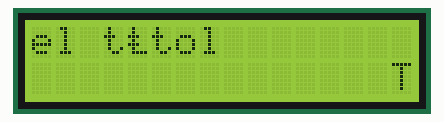
This program was run on a simulated Raspberry Pi (BCM pin numbers). On the bench: 16×2 character LCD. What the program prints to the terminal is not drawn. At 25.5 s the program stops and its outputs stay as they are.

Above: at 0.2 s.
At 2.08 s:
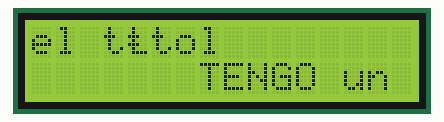
At 3.83 s:
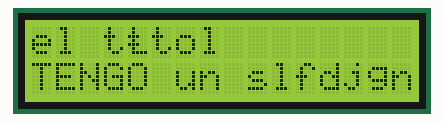
At 7.95 s:
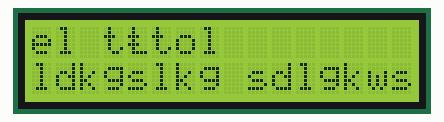
At 11.95 s:
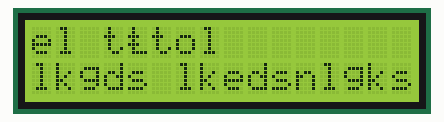
At 20.3 s:
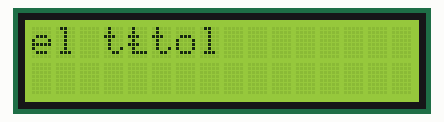

The program:

prova_LCD.py
```python
from llibreria_dispositius.lcd_library import LCD
from llibreria_dispositius.gpio_manager import gpio_setmode, gpio_cleanup
from time import sleep

gpio_setmode("BCM")

pins = {"rs":23, "e":24, "d4":26, "d5":19, "d6":13, "d7":6}

# Crear un objeto LCD con los pines GPIO de la Raspberry Pi
lcd = LCD(rs=pins["rs"], e=pins["e"], d4=pins["d4"], d5=pins["d5"], d6=pins["d6"], d7=pins["d7"])

# Escribir en el LCD
FRASE = ("TENGO un slfdjgnsldkgslkg sdlgkws lkgds lkedsnlgks nlskd nldskn glkdsg ")

try:
    lcd.display(content=FRASE, title="el títol")
    # Pausa para visualizar el mensaje
    sleep(5)

    # Limpiar la pantalla
    lcd.lcd_clear()

except KeyboardInterrupt:
    print("\nInterrumpido por el usuario.")
finally:
    print("limpiando")
    lcd.lcd_clear()
    gpio_cleanup(list(pins.values()))
```

lcd_library.py
```python
from llibreria_dispositius.gpio_manager import GPIO
from time import sleep

lcd_commands = {
    "Clear Display": 0x01,  # Borra la pantalla y mueve el cursor a la posición inicial
    "Return Home": 0x02,  # Mueve el cursor a la posición inicial sin borrar la pantalla
    "Initialize Step 2 (Function Set 4 bits)": 0x02,  # Configuración para modo 4 bits
    "Initialize Step 1 (Function Set)": 0x03,  # Paso inicial de la secuencia de inicialización
    "Entry Mode Set (Decrement, No Shift)": 0x04,  # Decrementa el cursor, sin desplazar pantalla
    "Entry Mode Set (Decrement, Shift)": 0x05,  # Decrementa el cursor, desplaza pantalla
    "Entry Mode Set (Increment, No Shift)": 0x06,  # Incrementa el cursor, sin desplazar pantalla
    "Entry Mode Set (Increment, Shift)": 0x07,  # Incrementa el cursor, desplaza pantalla
    "Display OFF": 0x08,  # Apaga la pantalla, el cursor y el parpadeo
    "Display ON, Cursor OFF, Blink OFF": 0x0C,  # Enciende pantalla, oculta cursor y parpadeo
    "Display ON, Cursor ON, Blink OFF": 0x0E,  # Enciende pantalla, muestra cursor, sin parpadeo
    "Display ON, Cursor ON, Blink ON": 0x0F,  # Enciende pantalla, muestra cursor y parpadeo
    "Cursor Move Left": 0x10,  # Mueve el cursor a la izquierda
    "Cursor Move Right": 0x14,  # Mueve el cursor a la derecha
    "Display Shift Left": 0x18,  # Desplaza todo el contenido de la pantalla a la izquierda
    "Display Shift Right": 0x1C,  # Desplaza todo el contenido de la pantalla a la derecha
    "Function Set (4 bits, 1 line, 5x8)": 0x20,  # Configura: 4 bits, 1 línea, matriz 5x8
    "Function Set (4 bits, 2 lines, 5x8)": 0x28,  # Configura: 4 bits, 2 líneas, matriz 5x8
    "Function Set (8 bits, 1 line, 5x8)": 0x30,  # Configura: 8 bits, 1 línea, matriz 5x8
    "Function Set (8 bits, 2 lines, 5x8)": 0x38,  # Configura: 8 bits, 2 líneas, matriz 5x8
    "Set CGRAM Address": 0x40,  # Dirección inicial de la memoria CGRAM
    "Set DDRAM Address Line 1": 0x80,  # Dirección inicial de la línea 1
    "Set DDRAM Address Line 2": 0xC0,  # Dirección inicial de la línea 2
    }

class LCD:
    def __init__(self, rs, e, d4, d5, d6, d7, auto_init=True):
        """Constructor de la clase LCD.
        auto_init: Si es True, inicializa automáticamente el LCD (por defecto True)"""
        self.RS = rs
        self.E = e
        self.DATA_PINS = [d4, d5, d6, d7]

        GPIO.setup([self.RS, self.E] + self.DATA_PINS, GPIO.OUT)

        # Inicializar el LCD si se permite
        if auto_init:
            self.lcd_init()

    def send_half_byte(self, data):
        """Envía un medio byte al LCD (modo 4 bits).
        :param data: Medio byte a enviar (4 bits, entero entre 0 y 15)"""

        for i in range(4):  # Solo se usan 4 bits (D4-D7)
            GPIO.output(self.DATA_PINS[i], (data >> i) & 0x01)
        GPIO.output(self.E, True)  # Pulso en Enable
        sleep(0.001)               # Espera breve
        GPIO.output(self.E, False)

    def send_byte(self, data, is_data):
        """Envía un byte completo al LCD (dividido en 2 medios bytes).
        :param data: Byte a enviar (8 bits, entero entre 0 y 255)
        :param is_data: True para enviar datos, False para comandos"""

        GPIO.output(self.RS, is_data)  # Configurar RS (0 = comando, 1 = datos)
        self.send_half_byte(data >> 4)  # Mitad alta (B7-B4)
        self.send_half_byte(data & 0x0F)  # Mitad baja (B3-B0)
        #sleep(0.002)  # Espera para que el LCD procese

    def send_command(self, command):
        data = lcd_commands[command]
        self.send_byte(data, is_data=False)

    def envia_caracter(self, char):
        data = ord(char)
        self.send_byte(data, is_data=True)

    def lcd_init(self):
        """Inicializa el LCD en modo 4 bits."""
        GPIO.output(self.RS, False)  # RS a 0 para comandos
        for _ in range(3):
            self.send_half_byte(0x03)  # Secuencia de inicialización
            #sleep(0.005)
        self.send_half_byte(0x02)  # Configuración de 4 bits
        self.send_command("Function Set (4 bits, 2 lines, 5x8)")
        self.send_command("Display ON, Cursor OFF, Blink OFF")
        self.send_command("Entry Mode Set (Increment, No Shift)")
        self.send_command("Clear Display")

    def display(self, title="", content="", delay=0.2):
        """
        Escribe contenido en el LCD en una o dos líneas.
        :param title: Contenido para la primera línea (recortado a 16 caracteres si es necesario).
        :param content: Contenido para la segunda línea (recortado a 16 caracteres si es necesario).
        :param delay: Tiempo entre cada desplazamiento en segundos.
        """
        visible_chars = 16  # Máximo número de caracteres visibles en cada línea

        # Limpieza y recorte de las líneas
        title = title.strip()[:visible_chars]
        content = content.strip()

        # Línea 1: Escribir el título
        self.send_command("Set DDRAM Address Line 1")
        for char in title.ljust(visible_chars):  # Rellenar con espacios si es más corto
            self.envia_caracter(char)

        # Línea 2: Manejar contenido
        if len(content) <= visible_chars:
            # Contenido corto: Mostrar directamente sin animar
            self.send_command("Set DDRAM Address Line 2")
            for char in content.ljust(visible_chars):  # Rellenar con espacios si es más corto
                self.envia_caracter(char)
        else:
            # Contenido largo: Animar con desplazamiento gradual
            self._animate_gradually(content, delay)

    def _animate_gradually(self, content, delay):
        """Animación inicial + desplazamiento continuo en un bucle infinito."""
        visible_chars = 16
        # Animación inicial
        self.send_command("Set DDRAM Address Line 2")
        for i in range(min(len(content), visible_chars)):
            line2 = content[:i + 1].rjust(visible_chars)  # Construir línea con espacios a la izquierda
            self.send_command("Set DDRAM Address Line 2")
            for char in line2:
                self.envia_caracter(char)
            sleep(delay)

        # Desplazamiento continuo
        extended_content = content.ljust(len(content) + visible_chars)  # Espacios para desplazamiento
        for i in range(len(extended_content) - visible_chars + 1):
            window = extended_content[i:i + visible_chars]  # Ventana de desplazamiento
            self.send_command("Set DDRAM Address Line 2")
            for char in window:
                self.envia_caracter(char)
            sleep(delay)

    def lcd_clear(self):
        """Limpia el contenido del LCD."""
        self.send_command("Clear Display")
        sleep(0.002)

    def clean_pins(self):
        GPIO.cleanup([self.RS, self.E] + self.DATA_PINS)
```

gpio_manager.py
```python
import RPi.GPIO as GPIO

def gpio_setmode(mode):
    if mode not in ["BCM", "BOARD"]:
        raise ValueError("El modo debe ser 'BCM' o 'BOARD'.")
    GPIO.setmode(GPIO.BCM if mode == "BCM" else GPIO.BOARD)

def gpio_cleanup(pins_l=[]):
    """Limpia la configuración de GPIO. Los pins especificos de pins_l si le pasamos la lista por parametro, todos los pins si no"""
    if not pins_l:
        GPIO.cleanup()
    else:
        GPIO.cleanup(pins_l)
```

Measured:
- what the display in image 2 shows lasts 0.5 s, from 3.6 s to 4.1 s
- what the display in image 5 shows lasts 5.2 s, from 20.3 s to 25.5 s
